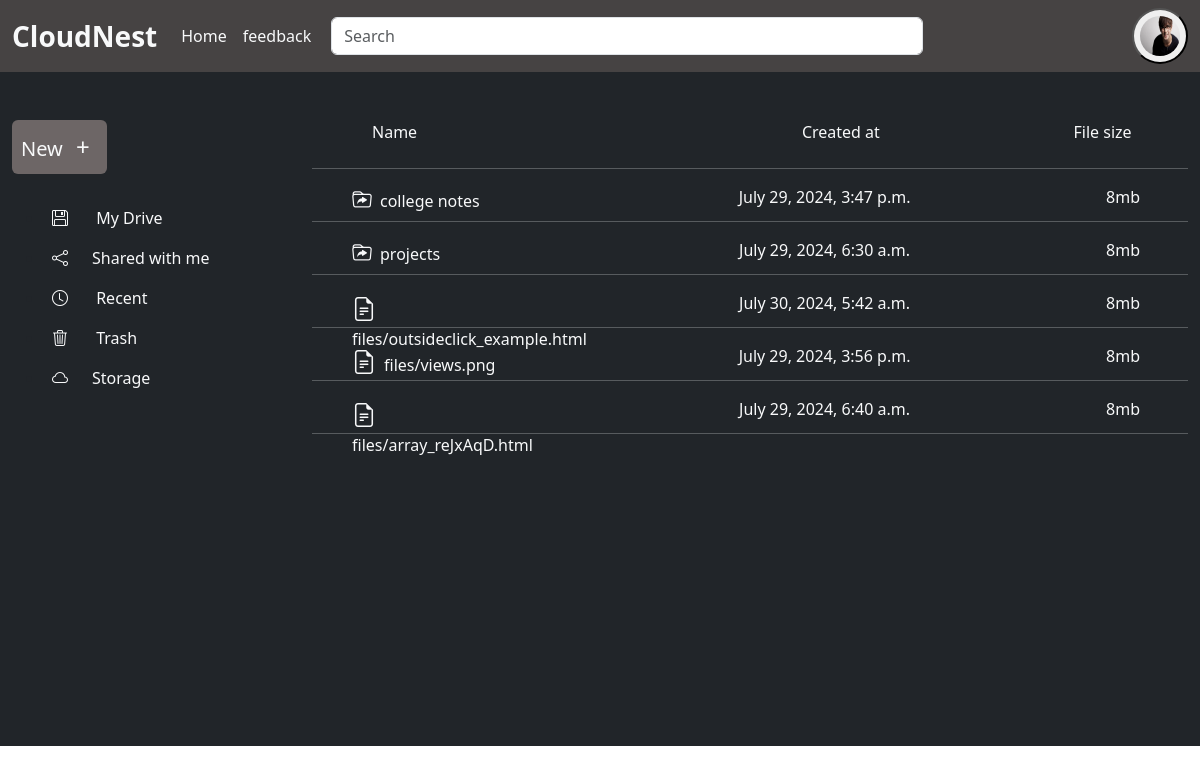
Before: / (signed in) with the older database file.
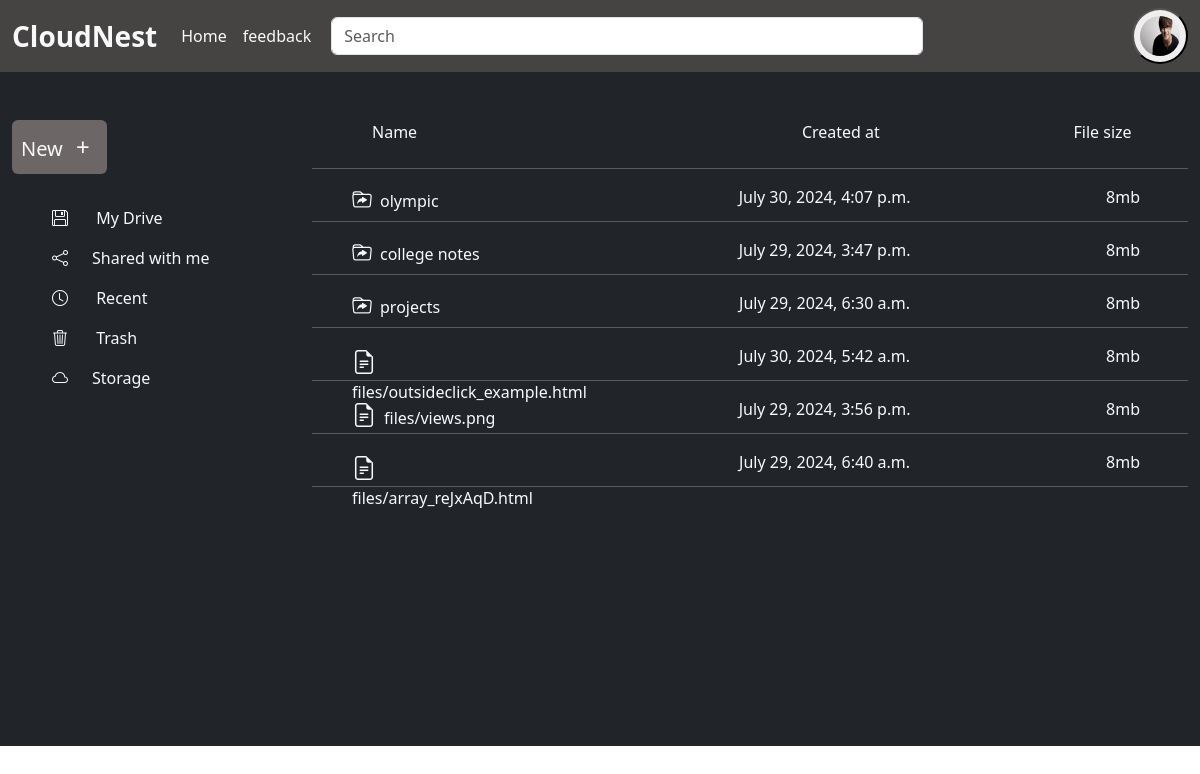
After: the same page with the newer database file.
### drive/models.py (models this page shows, shortened)
class Folder(models.Model):
    folderName= models.CharField(max_length=50,default='Folder',null=True)
    folderUser = models.ForeignKey(User,on_delete=models.CASCADE,null=True)
    created_at = models.DateTimeField(auto_now_add=True)

class File(models.Model):
    file = models.FileField(upload_to='files',null=False)
    fileUser = models.ForeignKey(User,on_delete=models.CASCADE)
    created_at = models.DateTimeField(auto_now_add=True)

### drive/views.py (the view, shortened to what this page needs)
# urls.py: 2. Add a URL to urlpatterns:  path('', views.home, name='home')
def home(request):
    if request.user.is_authenticated:
        folders = Folder.objects.filter(folderUser=request.user).order_by('-id')
        files = File.objects.filter(fileUser=request.user).order_by('-id')
        context = {
        'folders' : folders,
        'files':files
                }
        return render(request,"home.html",context)
    else:
        return render(request,'home.html')

### drive/templates/home.html (shortened to what this page needs)
{% extends 'index.html' %}
{% block content %}
{% if user.is_authenticated %}
{% include "leftContainer.html" %}
{% include "rightContainer.html" %}
{% else %}
<p>not authenticated for home page</p>
{% endif %}
{% endblock content %}

### drive/templates/rightContainer.html (shortened to what this page needs)
<!DOCTYPE html>
<html lang="en">
<head>
</head>
<body>
    <div class="container-fluid w-75 float-end bg-dark position-relative me-0 pb-3" style="height:auto;padding-bottom: 23px;">
        <div class="container d-flex justify-content-between w-75 ms-5 mt-5 pb-2 sticky-top  text-light">
            <div class="name w-50">Name</div>
            <div class="owner w-25">Created at</div>
            <div class="file_size " style="margin-right: -20%;">File size</div>
        </div>
        <div class="list-group overflow-y-scroll  p-0" style="height:72.3vh;">
        {% if folders %}
            {% for folder in folders %}
            <hr class="text-light">
            <a href="{% url 'folder' folder.id %}" class="text-decoration-none text-light d-flex justify-content-between ps-4 pe-4 pt-0" style="height: 20px;">
                <div class  ="folder_name w-25 ps-3"><i class="bi bi-folder-symlink pe-2 fs-5"></i>{{folder.folderName}}</div>
                <div class="folder_name">{{folder.created_at}}</div>
                <div class="folder_name pe-4">8mb</div>
            </a>
            {% endfor %}
        {% endif %}
        {% if files %}
            {% for file in files %}
                <hr class="text-light">
                <a href="" class="text-decoration-none text-light d-flex justify-content-between ps-4 pe-4 pt-0" style="height: 20px;">
                    <div class  ="folder_name w-25 ps-3"><i class="bi bi-file-earmark-text fs-4 pe-2"></i>{{file.file}}</div>
                    <div class="folder_name">{{file.created_at}}</div>
                    <div class="folder_name pe-4">8mb</div>
                </a>
            {% endfor %}
        {% endif %}
        <hr class="text-light">
    </div>
    </div>
</body>
</html>

Changed rows visible on the page:
added Folder: folderName "olympic", created_at "July 30, 2024, 4:07 p.m."
